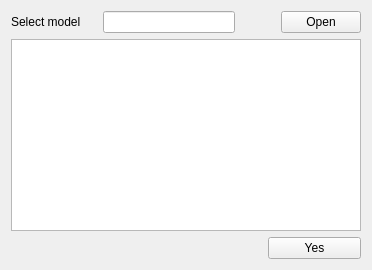
            <widget class="QWidget" name="tab">
             <attribute name="title">
              <string>Import model</string>
             </attribute>
             <layout class="QHBoxLayout" name="horizontalLayout_4">
              <item>
               <layout class="QVBoxLayout" name="verticalLayout_2">
                <item>
                 <layout class="QHBoxLayout" name="horizontalLayout" stretch="1,1,8,0,1">
                  <item>
                   <widget class="QLabel" name="label">
                    <property name="text">
                     <string>Select model</string>
                    </property>
                   </widget>
                  </item>
                  <item>
                   <spacer name="horizontalSpacer">
                    <property name="orientation">
                     <enum>Qt::Horizontal</enum>
                    </property>
                    <property name="sizeHint" stdset="0">
                     <size>
                      <width>40</width>
                      <height>20</height>
                     </size>
                    </property>
                   </spacer>
                  </item>
                  <item>
                   <widget class="QLineEdit" name="lineEdit">
                    <property name="text">
                     <string/>
                    </property>
                   </widget>
                  </item>
                  <item>
                   <spacer name="horizontalSpacer_2">
                    <property name="orientation">
                     <enum>Qt::Horizontal</enum>
                    </property>
                    <property name="sizeHint" stdset="0">
                     <size>
                      <width>40</width>
                      <height>20</height>
                     </size>
                    </property>
                   </spacer>
                  </item>
                  <item>
                   <widget class="QPushButton" name="pushButton">
                    <property name="text">
                     <string>Open</string>
                    </property>
                   </widget>
                  </item>
                 </layout>
                </item>
                <item>
                 <widget class="QTextBrowser" name="textBrowser"/>
                </item>
                <item>
                 <widget class="QPushButton" name="pushButton_2">
                  <property name="maximumSize">
                   <size>
                    <width>93</width>
                    <height>16777215</height>
                   </size>
                  </property>
                  <property name="layoutDirection">
                   <enum>Qt::RightToLeft</enum>
                  </property>
                  <property name="text">
                   <string>Yes</string>
                  </property>
                 </widget>
                </item>
               </layout>
              </item>
             </layout>
            </widget>
